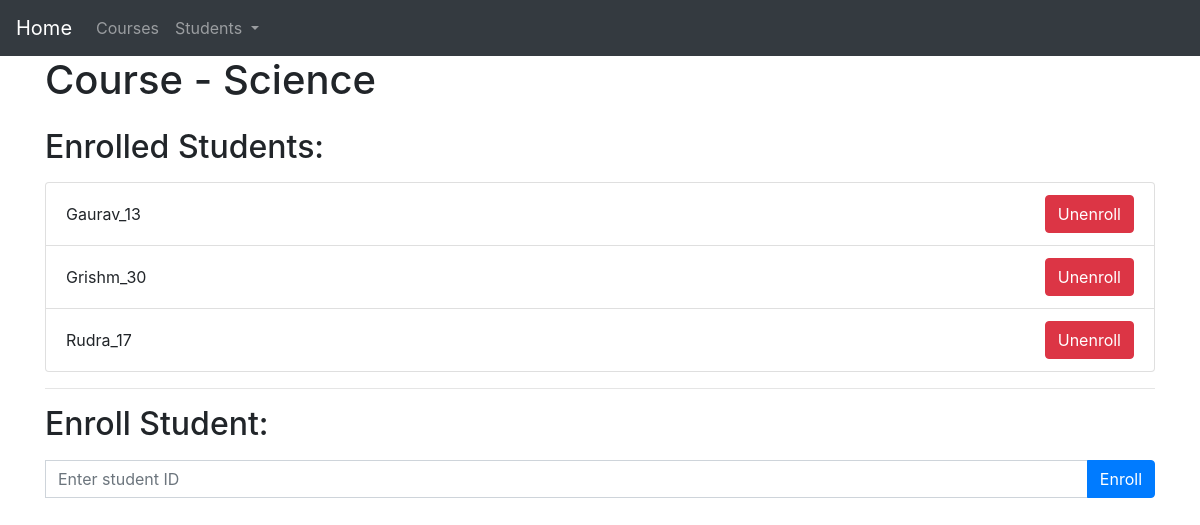
The app's page /edit_course/3/, older data.
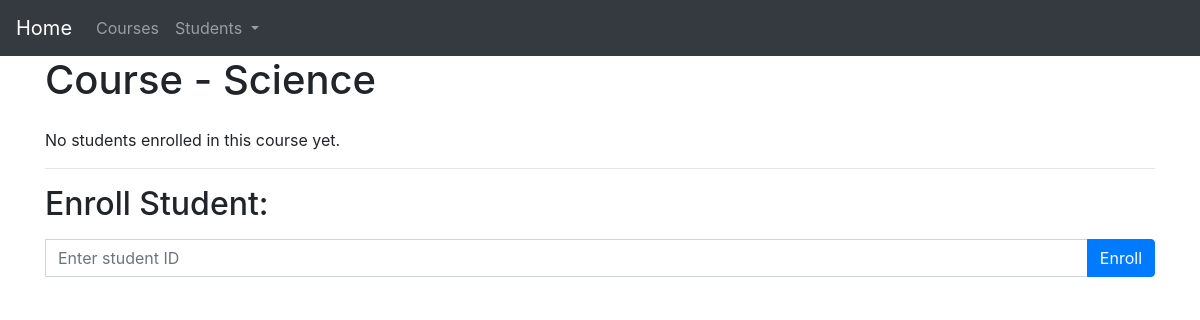
The same page, newer data.
### faceapp/models.py (models this page shows, shortened)
class Student(models.Model):
    student_id = models.CharField(primary_key=True, unique=True, max_length=20)
    name = models.CharField(max_length=100)
    photo = models.ImageField(upload_to='student_photos/')
    def __str__(self):
        return self.name

### faceapp/views.py (the view, shortened to what this page needs)
# urls.py: path("edit_course/<str:course_id>/", views.edit_course, name="edit_course"),
def edit_course(request, course_id):
    course = get_object_or_404(Course, course_id=course_id)
    students = Student.objects.filter(enrollment__course=course)
    context = {
        "course": course,
        "students": students,
    }
    return render(request, "edit_course.html", context)

### faceapp/models.py (called while the page is built)
    def __str__(self):
        return self.course_name

### faceapp/templates/edit_course.html (shortened to what this page needs)
{% extends 'base.html' %}
{% block content %}
<h1 class="mb-4">Course - {{ course }}</h1>
{% if students %}
<h2 class="mb-3">Enrolled Students:</h2>
<ul class="list-group">
	{% for student in students %}
	<li class="list-group-item d-flex justify-content-between align-items-center">
		{{ student }}
		<form method="POST"
			action="{% url 'unenroll_student' course_id=course.course_id student_id=student.student_id %}">
			<button class="btn btn-danger" type="submit">Unenroll</button>
		</form>
	</li>
	{% endfor %}
</ul>
{% else %}
<p>No students enrolled in this course yet.</p>
{% endif %}
<hr>
<h2 class="mb-3">Enroll Student:</h2>
<form method="POST" class="mb-4">
	<div class="input-group">
		<input type="text" id="student_id" name="student_id" class="form-control" placeholder="Enter student ID">
		<div class="input-group-append">
			<button class="btn btn-primary" type="submit">Enroll</button>
		</div>
	</div>
</form>
{% endblock %}

Row changes from the older to the newer data that the page shows:
removed Student: name "Gaurav_13"
removed Student: name "Grishm_30"
removed Student: name "Rudra_17"
Text that changed along with them:
text no longer shown: "Enrolled Students:"
text now shown: "No students enrolled in this course yet."
